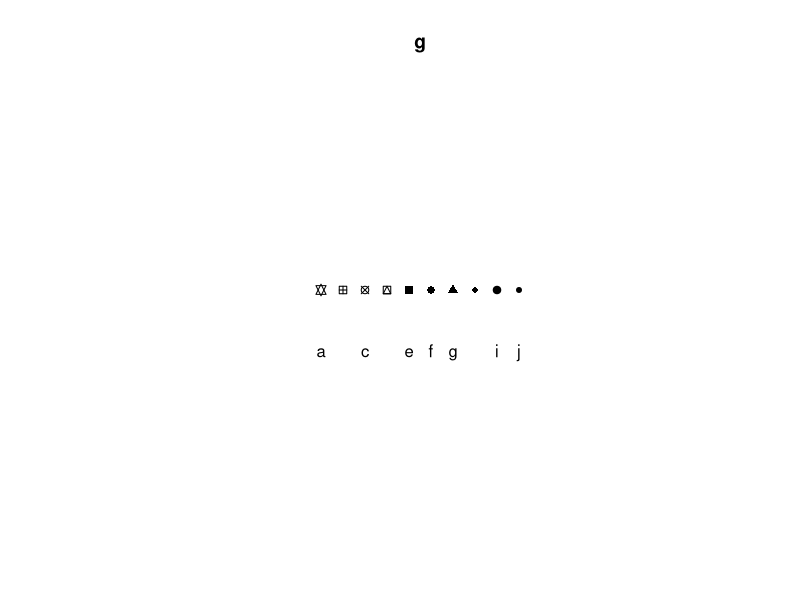
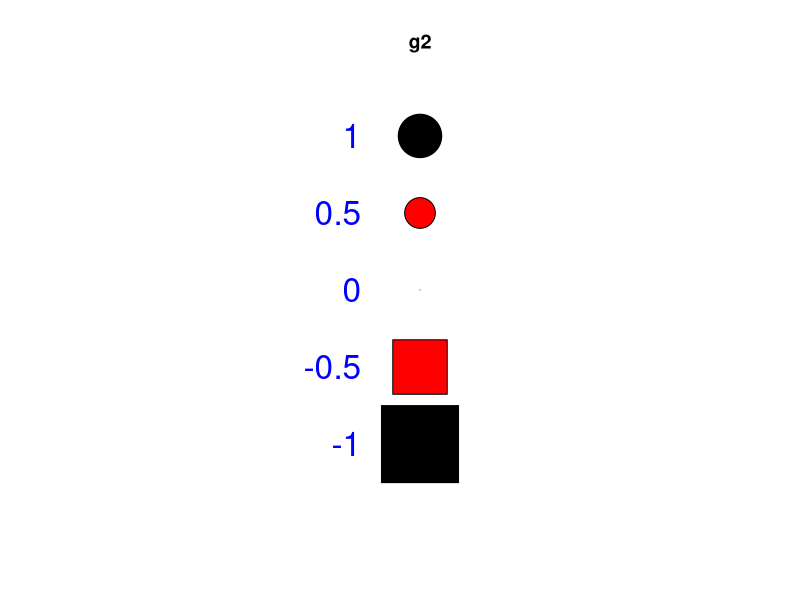

The R script that drew these images, in order:
library(spatstat)


### Name: plot.symbolmap
### Title: Plot a Graphics Symbol Map
### Aliases: plot.symbolmap
### Keywords: spatial hplot

### ** Examples

  g <- symbolmap(inputs=letters[1:10], pch=11:20)
  plot(g)

  g2 <- symbolmap(range=c(-1,1),
                    shape=function(x) ifelse(x > 0, "circles", "squares"),
                    size=function(x) sqrt(ifelse(x > 0, x/pi, -x)),
                    bg = function(x) ifelse(abs(x) < 1, "red", "black"))
  plot(g2, vertical=TRUE, side="left", col.axis="blue", cex.axis=2)
